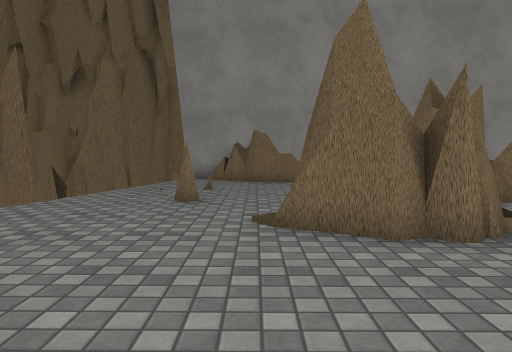
[1] (above)

16 first-person views from a walk through a scene from a Unity 3-D project. The camera is 1.2 m above the floor, tilts 4° down and sees 70° across. The floor is counted in squares, 1 m on a side. Each view is taken from the middle of a square. On the plan, view 1 faces up. The plan holds only what a view shows up to about 15 squares ahead; the rest is blank. The place goes on beyond the plan. The player is left out. Some surface patterns are stand-ins.

[2]
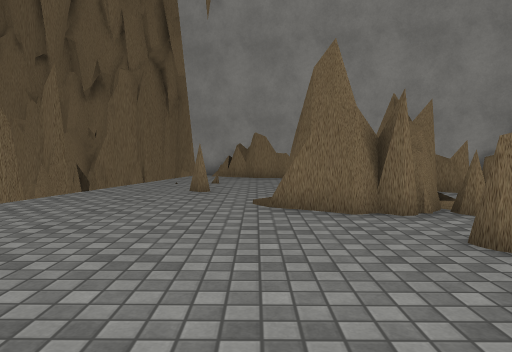

[3]
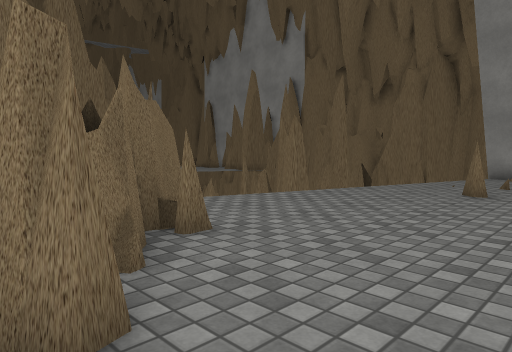

[4]
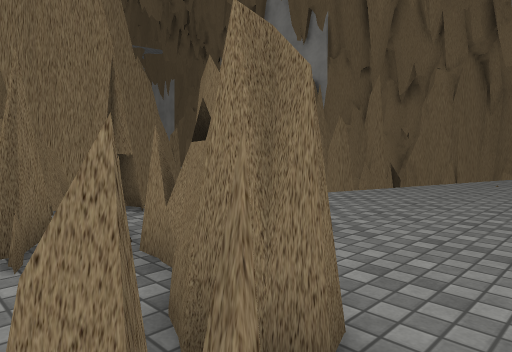

[5]
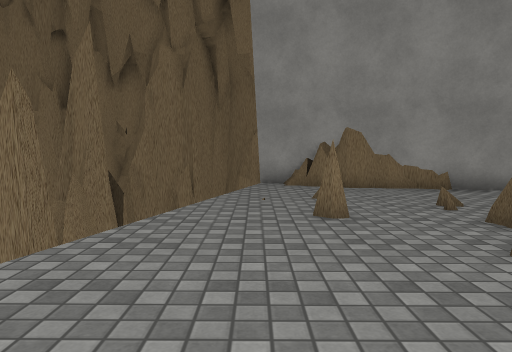

[6]
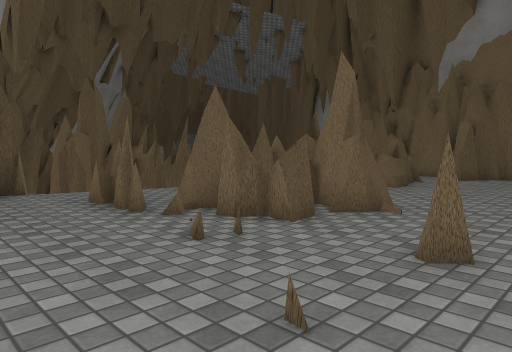

[7]
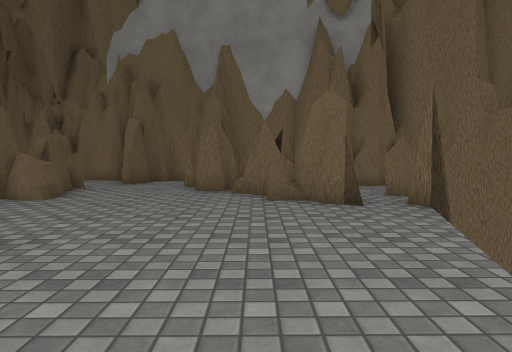

[8]
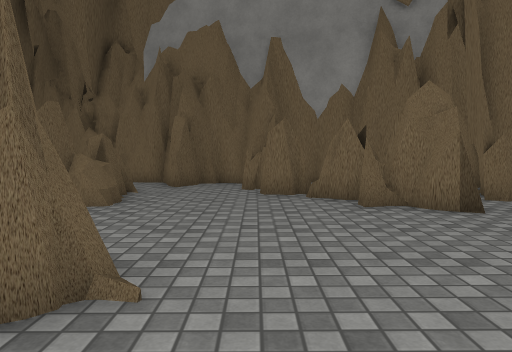

[9]
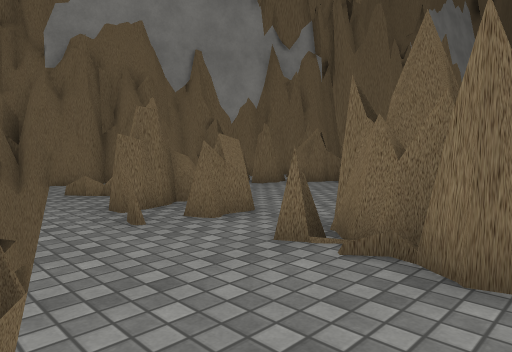

[10]
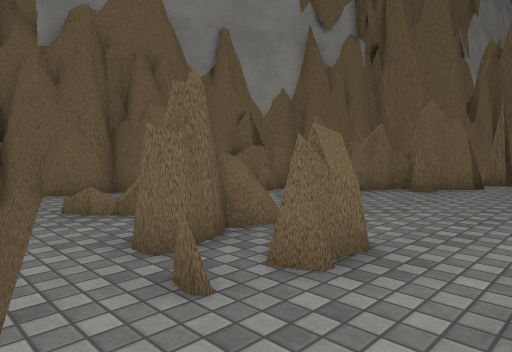

[11]
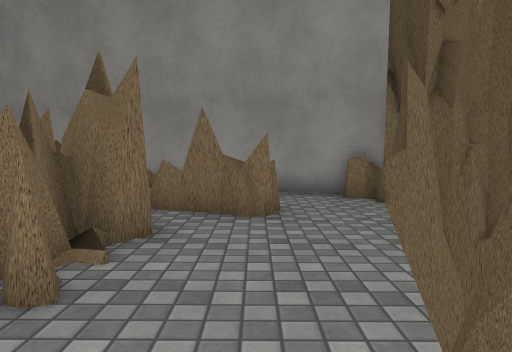

[12]
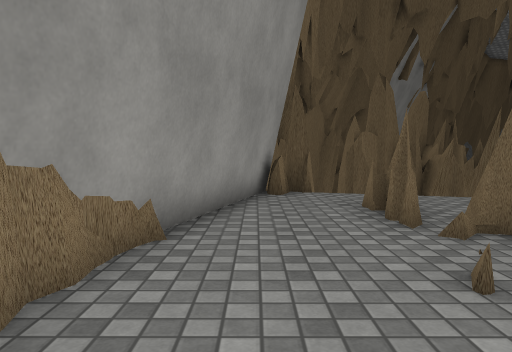

[13]
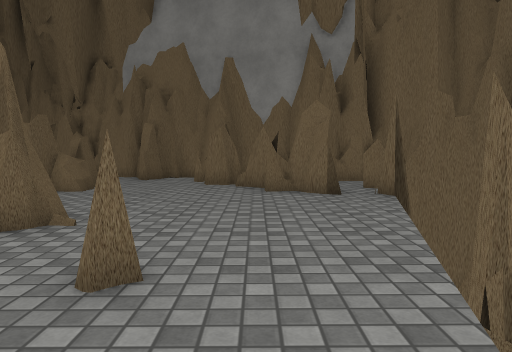

[14]
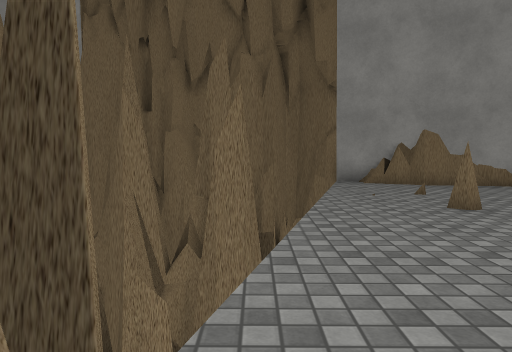

[15]
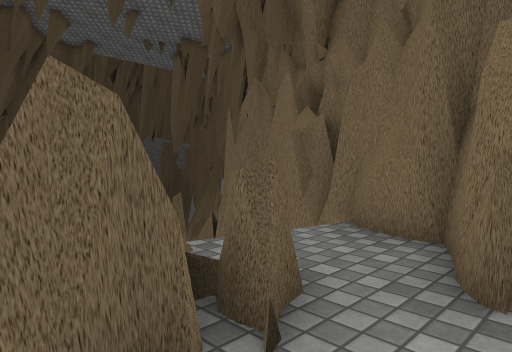

[16]
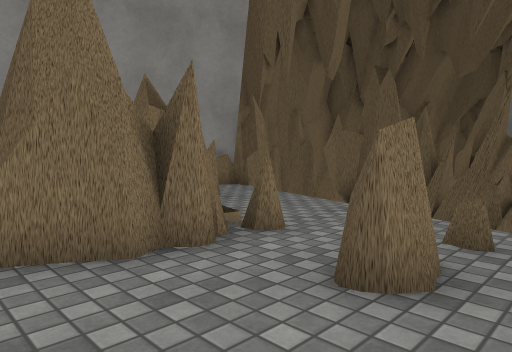

### Floor plan
Key: @ floor where view 1 was taken; # wall or solid block; x gap in a wall; . main floor; : floor 0.25 m higher than the main floor; = window, fence, low wall or low ledge; v drop or lower ground.
Columns run from 9 left of view 1 to 11 right of it. Each row starts with its distance up from view 1.
 17     ###
 16 #####v#
 15 vvvvv ###
 14 vv  v v.#####
 13       ......####
 12     vv.........######
 11 v  v v............##v
 10 #v#vv.............vvv
  9 vvv v..#....#=##..vvv
  8 vvvvv.....:###.... v#
  7  vvx........##...v
  6  vvv......####...vvv
  5  vvv......####...v vv
  4    v............v   #
  3   v.........##..v   #
  2 v x.#.......##=.v
  1 #vv.###.....=##v
  0 ###..##..@..##.v
 -1  ##.=####...##.v
 -2   ###..##...#..v
 -3    ##.........v
 -4     ##.##.##..vv
 -5      #########vvv
 -6             #####   v
 -7                ##   v

Positions as (right, up) in squares from view 1, and headings:
1: (0, 0), facing up
2: (0, -2), facing up
3: (1, -2), facing up-left
4: (0, -3), facing up-left
5: (-3, 2), facing up
6: (-3, 13), facing down-right
7: (-3, 10), facing down
8: (-1, 9), facing down
9: (8, 8), facing down-left
10: (7, 5), facing down-left
11: (6, 2), facing up
12: (-2, 12), facing right
13: (-3, 12), facing down
14: (-6, 1), facing up
15: (1, 0), facing down-right
16: (0, 1), facing up-right
